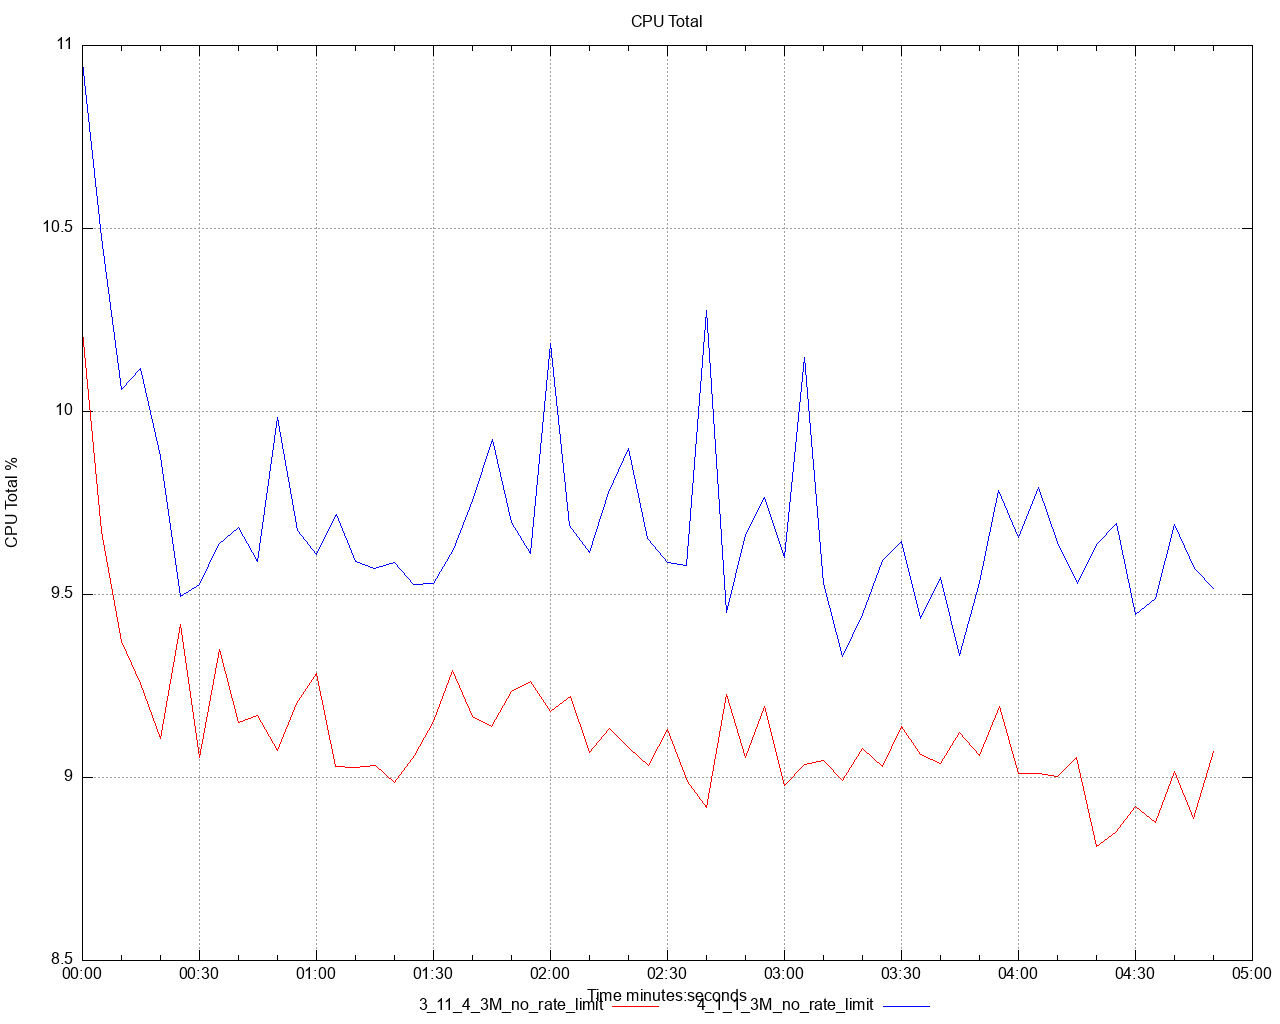

The gnuplot source for this figure:
set title 'CPU Total' noenhanced
set style data lines
set datafile separator ","
set terminal png size 1280,1024
set grid
set key below
set xdata time
set timefmt "%s"
offset = 0
t0(x)=(offset=($0==0) ? x : offset, x - offset)
set xlabel 'Time minutes:seconds'
set ylabel 'CPU Total %'
set output '/Users/ahmet.mircik/simulator/tests/report_3M_no_rate_limit/dstat/cpu_total_A1.png'
plot \
   '/Users/ahmet.mircik/simulator/tests/report_3M_no_rate_limit/data/cpu_total_A1_1.data' using (t0(timecolumn(1))):2 title "3_11_4_3M_no_rate_limit" noenhanced lt rgb "red", \
   '/Users/ahmet.mircik/simulator/tests/report_3M_no_rate_limit/data/cpu_total_A1_2.data' using (t0(timecolumn(1))):2 title "4_1_1_3M_no_rate_limit" noenhanced lt rgb "blue", \
